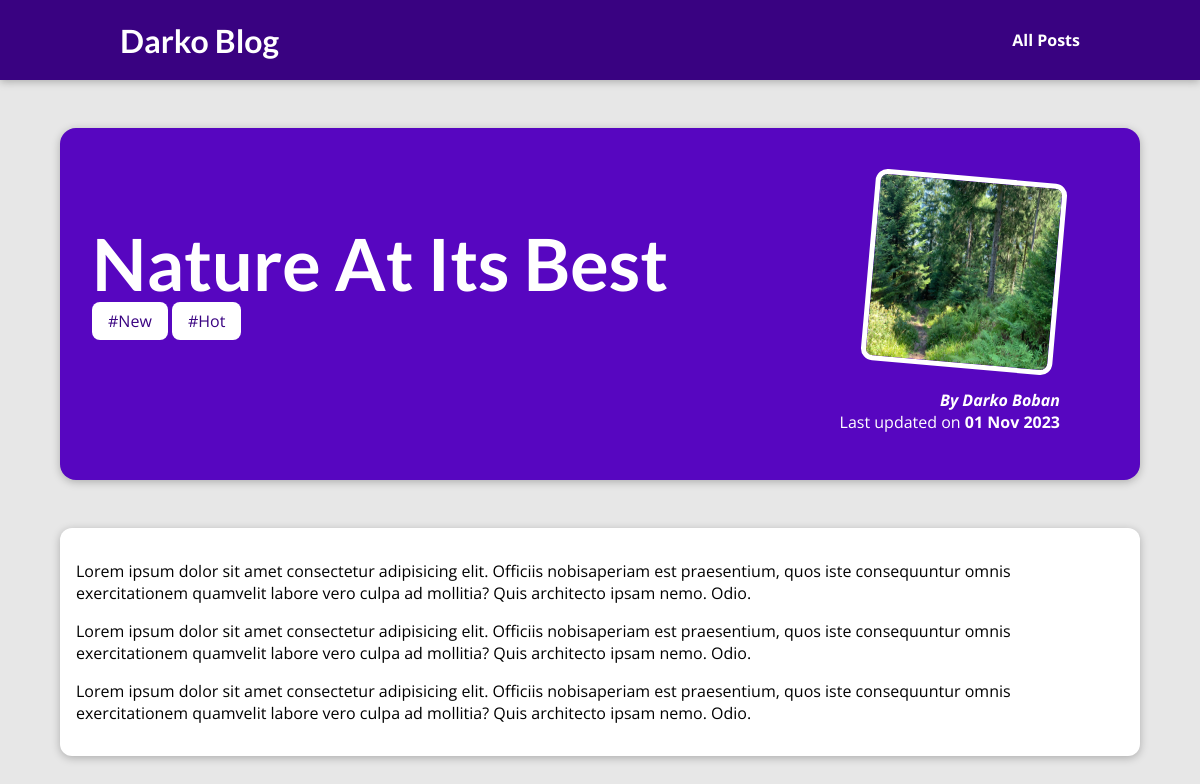
The page /posts/nature-at-its-best on the database its author committed.
### blog/models.py (models this page shows, shortened)
class Post(models.Model):
    title = models.CharField(max_length=150)
    excerpt = models.CharField(max_length=200)
    image_name = models.CharField(max_length=100)
    date = models.DateField(auto_now=True)
    slug = models.SlugField(unique=True, db_index=True)
    content = models.TextField(validators=[MinLengthValidator(10)])
    author = models.ForeignKey(
        Author, on_delete=models.SET_NULL, null=True, related_name="posts")
    tags = models.ManyToManyField(Tag)

class Tag(models.Model):
    caption = models.CharField(max_length=20)

class Author(models.Model):
    first_name = models.CharField(max_length=100)
    last_name = models.CharField(max_length=100)
    email = models.EmailField(validators=[EmailValidator()])
    def full_name(self):
        return f"{self.first_name} {self.last_name}"
    def __str__(self) -> str:
        return self.full_name()

### blog/views.py (the view)
# urls.py: path("posts/<slug:slug>", views.post_detail, name="post-detail"),
def post_detail(request, slug):
    post = get_object_or_404(Post, slug=slug)
    context = {"post": post, "tags": post.tags.all()}
    return render(request, "blog/post-detail.html", context)

### blog/templates/blog/post-detail.html (shortened to what this page needs)
{% extends 'base.html' %}
{% load static %}
{% block css_files %}
    <link rel="stylesheet" href="{% static 'blog/post-detail.css' %}">
{% endblock %}
{% block content %}
    <section id="summary">
        <h2>{{ post.title }}</h2>
        <div>
            {% for tag in tags %}
                <span class="tag">#{{ tag.caption }}</span>
            {% endfor %}
        </div>
        <article>
            <img src="{% static 'blog/images/'|add:post.image_name %}" alt="{{ post.title }}">
            <address>By <a href="mailto:{{post.author.email}}">{{post.author}}</a></address>
            <div>
                Last updated on <time>{{post.date|date:'d M Y'}}</time>
            </div>
        </article>
    </section>
    <main>
            {{ post.content|linebreaks }}
    </main>
{% endblock %}

### static/app.css (style rules this page uses)
* { box-sizing: border-box; }
html { font-family: 'Open Sans', 'Lato', sans-serif; }
body { margin: 0; }
h1, h2, h3 { font-family: 'Lato', sans-serif; font-weight: bold; }

### blog/static/blog/post-detail.css (style rules this page uses)
body { background-color: #e7e7e7; }
#summary { margin: 8rem auto 3rem auto; padding: 2rem; width: 90%; max-width: 90rem; border-radius: 16px; background-color: #5706c0; position: relative; box-shadow: 0 2px 8px rgba(0, 0, 0, 0.25); height: 22rem; }
#summary h2 { color: white; font-size: 4.5rem; margin-bottom: 0.25rem; }
#summary article { position: absolute; top: 2rem; right: 3rem; padding: 1rem 2rem; border-radius: 12px; text-align: right; color: white; }
#summary article img { width: 12rem; height: 12rem; border-radius: 12px; transform: rotateZ(5deg); border: 5px solid white; margin-bottom: 1rem; }
#summary address { font-weight: bold; }
#summary a { color: white; text-decoration: none; }
#summary time { font-weight: bold; }
main { width: 90%; max-width: 90rem; margin: 3rem auto; background-color: white; padding: 1rem; border-radius: 12px; box-shadow: 0 2px 8px rgba(0, 0, 0, 0.25); }
.tag { background-color: white; color: #390281; padding: 0.5rem 1rem; border-radius: 8px; }

### rows shown on the page
Post: title "Nature At Its Best", image_name (picture), author "Darko Boban", date "01 Nov 2023", content "Lorem ipsum dolor sit amet consectetur adipisicing elit. Officiis nobisaperiam est praesentium, quos iste consequuntur omnis exercitationem quamvelit labore vero culpa ad mollitia? Quis architecto ipsam nemo. Odio. Lorem ipsum dolor sit amet consectetur adipisicing elit. Officiis nobisaperiam est praesentium, quos iste consequuntur omnis exercitationem quamvelit labore vero culpa ad mollitia? Quis architecto ipsam nemo. Odio. Lorem ipsum dolor sit amet consectetur adipisicing elit. Officiis nobisaperiam est praesentium, quos iste consequuntur omnis exercitationem quamvelit labore vero culpa ad mollitia? Quis architecto ipsam nemo. Odio."
Tag: caption "New"
Tag: caption "Hot"
